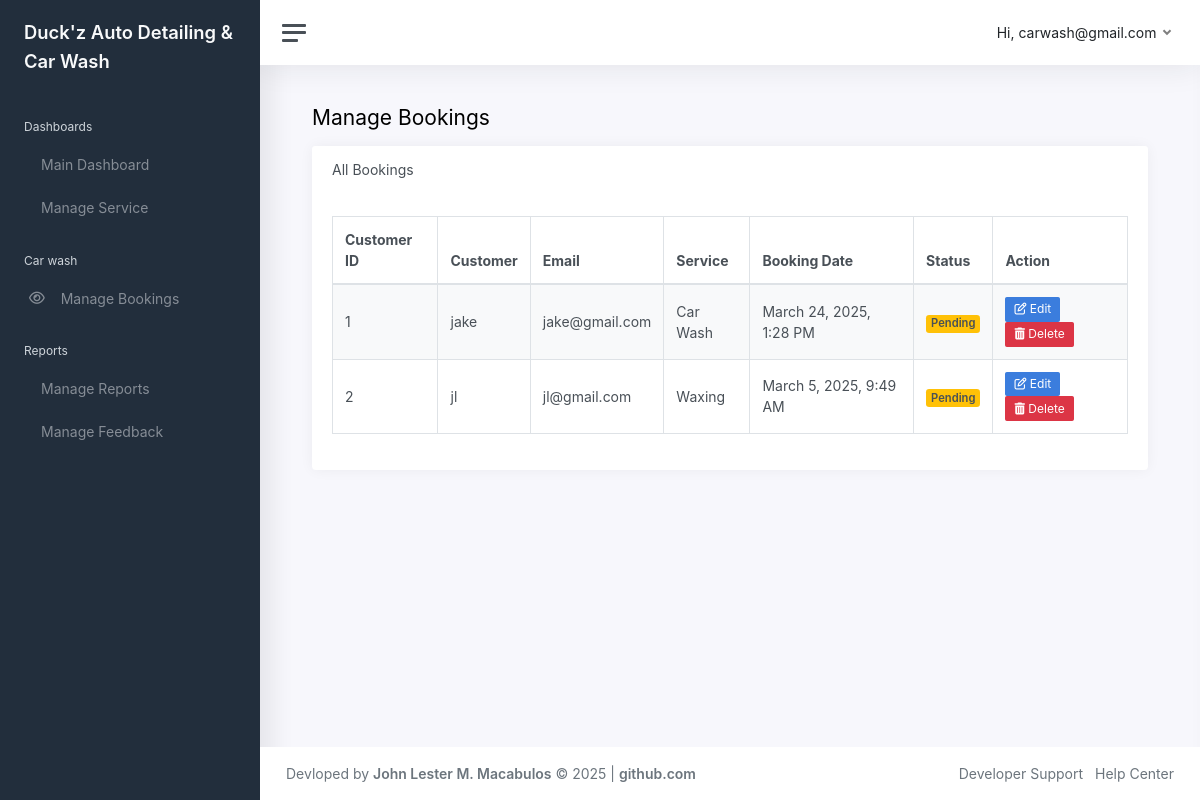
Before: /admin/manage_bookings.php (signed in) with the older database file.
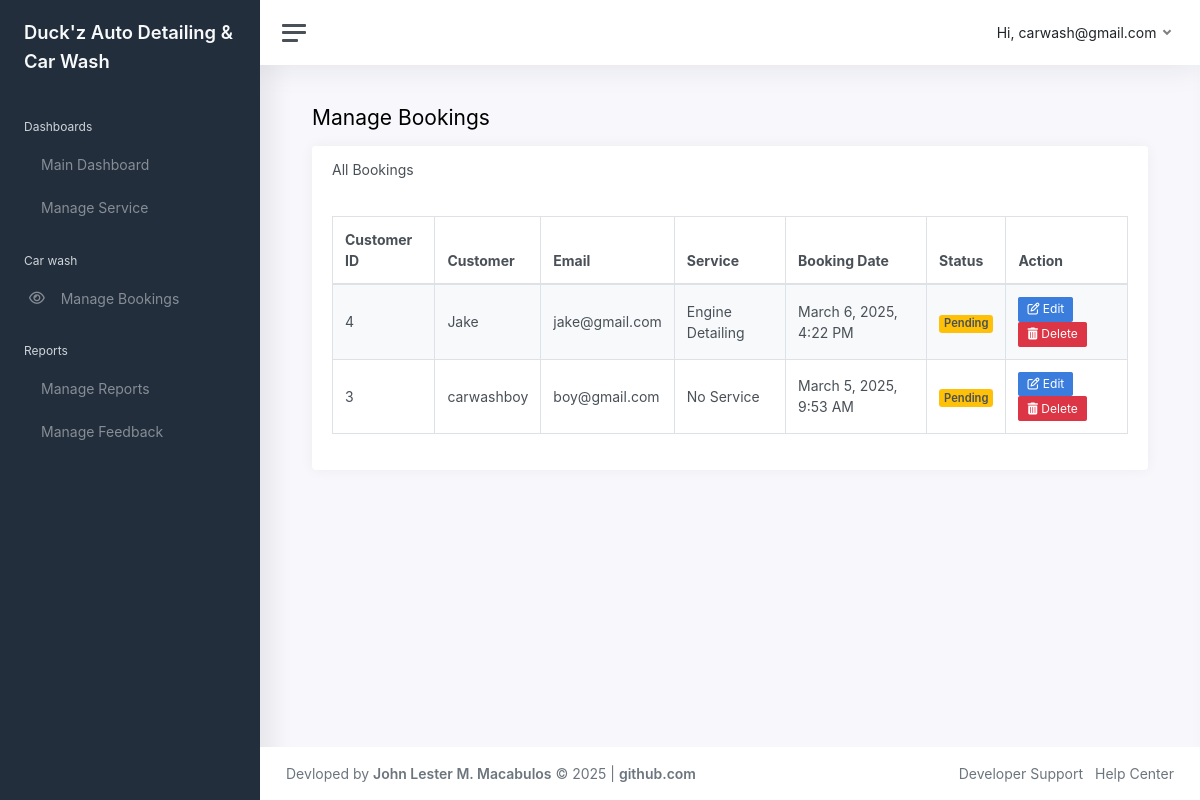
After: the same page with the newer database file.
### tables this page shows
CREATE TABLE `customer` (
  `CustomerID` int(11) NOT NULL,
  `Username` varchar(50) NOT NULL,
  `EmailAddress` varchar(100) NOT NULL,
  `Age` int(11) DEFAULT NULL,
  `Password` varchar(255) NOT NULL,
  `ConfirmPassword` varchar(255) NOT NULL,
  `ProfilePicture` varchar(255) DEFAULT NULL,
  `ServiceID` int(11) DEFAULT NULL,
  `BookingDate` datetime DEFAULT NULL,
  `StatusID` int(11) DEFAULT 1
);

### admin/manage_bookings.php (the view, shortened to what this page needs)
<?php
require_once '../connection/conn.php';
$booking_query = "SELECT c.CustomerID, c.Username AS customer_name, c.EmailAddress AS email,
                         COALESCE(s.ServiceName, 'No Service') AS service, c.BookingDate AS booking_date,
                         COALESCE(st.StatusName, 'Pending') AS status
                  FROM customer c
                  LEFT JOIN service s ON c.ServiceID = s.ServiceID
                  LEFT JOIN status st ON c.StatusID = st.StatusID
                  ORDER BY c.BookingDate DESC";
$bookings = mysqli_query($conn, $booking_query);
?>
<!DOCTYPE html>
<html lang="en">
<head>
    <?php include 'includes/head.php'; ?>
</head>
<body>
<div class="wrapper">
    <?php include 'includes/nav.php'; ?>
    <div class="main">
        <?php include 'includes/navtop.php'; ?>
        <main class="content">
            <div class="container-fluid">
                <h1 class="h3 mb-3">Manage Bookings</h1>
                <div class="card">
                    <div class="card-header">
                        <h5 class="card-title mb-0">All Bookings</h5>
                    </div>
                    <div class="card-body">
                        <table class="table table-bordered table-striped" id="bookingsTable">
                            <thead>
                                <tr>
                                    <th>Customer ID</th>
                                    <th>Customer</th>
                                    <th>Email</th>
                                    <th>Service</th>
                                    <th>Booking Date</th>
                                    <th>Status</th>
                                    <th>Action</th>
                                </tr>
                            </thead>
                            <tbody>
                                <?php while ($row = mysqli_fetch_assoc($bookings)): ?>
                                    <tr>
                                        <td><?php echo htmlspecialchars($row['CustomerID']); ?></td>
                                        <td><?php echo htmlspecialchars($row['customer_name']); ?></td>
                                        <td><?php echo htmlspecialchars($row['email']); ?></td>
                                        <td><?php echo htmlspecialchars($row['service']); ?></td>
                                        <td>
                                            <?php echo !empty($row['booking_date']) ? date('F j, Y, g:i A', strtotime($row['booking_date'])) : 'No Booking Date'; ?>
                                        </td>
                                        <td>
                                            <?php
                                                $status_lower = strtolower($row['status']);
                                                $badge_class = 'secondary';
                                                if ($status_lower == 'pending') {
                                                    $badge_class = 'warning';
                                                } elseif ($status_lower == 'completed') {
                                                    $badge_class = 'success';
                                                } elseif ($status_lower == 'cancelled') {
                                                    $badge_class = 'danger';
                                                }
                                            ?>
                                            <span class="badge bg-<?php echo $badge_class; ?>">
                                                <?php echo htmlspecialchars($row['status']); ?>
                                            </span>
                                        </td>
                                        <td>
                                            <button class="btn btn-primary btn-sm edit-btn" onclick="editBooking(<?php echo $row['CustomerID']; ?>)" data-bs-toggle="modal" data-bs-target="#editBookingModal">
                                                <i class="fa fa-edit"></i> Edit
                                            </button>
                                            <button class="btn btn-danger btn-sm delete-btn" data-id="<?php echo $row['CustomerID']; ?>" data-bs-toggle="modal" data-bs-target="#deleteBookingModal">
                                                <i class="fa fa-trash"></i> Delete
                                            </button>
                                        </td>
                                    </tr>
                                <?php endwhile; ?>
                            </tbody>
                        </table>
                    </div>
                </div>
            </div>
        </main>
        <?php include 'includes/footer.php'; ?>
    </div>
</div>
</body>
</html>

### admin/includes/head.php (shortened to what this page needs)
<head>
	<link href="css/app.css" rel="stylesheet">
	<link rel="stylesheet" type="text/css" href="css/datatables.min.css"/>
</head>

### admin/includes/nav.php
<nav id="sidebar" class="sidebar">
			<div class="sidebar-content js-simplebar">
				<a class="sidebar-brand" href="index.php">
          <span class="align-middle">Duck'z Auto Detailing & Car Wash</span>
        </a>
				<ul class="sidebar-nav">
					<li class="sidebar-header">
						Dashboards
					</li>
					<li class="sidebar-item">
						<a class="sidebar-link" href="dashboard.php">
              <i class="align-middle" data-feather="sliders"></i> <span class="align-middle">Main Dashboard</span>
            </a>
					</li>
					<li class="sidebar-item">
						<a class="sidebar-link" href="manage_services.php">
              <i class="align-middle" data-feather="check-circle"></i> <span class="align-middle">Manage Service</span>
            </a>
					</li>
					<li class="sidebar-header">
						Car wash
					</li>
					<li class="sidebar-item">
						<a class="sidebar-link" href="manage_bookings.php">
              <i class="align-middle fa fa-eye"></i> <span class="align-middle">Manage Bookings</span>
            </a>
					</li>
					<li class="sidebar-header">
						Reports
					</li>
					<li class="sidebar-item">
						<a class="sidebar-link" href="manage_reports.php">
              <i class="align-middle" data-feather="bar-chart-2"></i> <span class="align-middle">Manage Reports</span>
            </a>
					</li>
			<li class="sidebar-item">
						<a class="sidebar-link" href="manage_feedback.php">
              <i class="align-middle" data-feather="bar-chart-2"></i> <span class="align-middle">Manage Feedback</span>
            </a>
					</li>
				</ul>
			</div>
		</nav>

### admin/includes/navtop.php (shortened to what this page needs)
<nav class="navbar navbar-expand navbar-light navbar-bg">
   <a class="sidebar-toggle d-flex">
      <i class="hamburger align-self-center"></i>
   </a>
   <div class="navbar-collapse collapse">
      <ul class="navbar-nav navbar-align">
         <li class="nav-item dropdown">
            <a class="nav-link dropdown-toggle d-none d-sm-inline-block" href="#" data-toggle="dropdown">
               <span class="text-dark">Hi, <?php echo $_SESSION["email"]; ?></span>
            </a>
         </li>
      </ul>
   </div>
</nav>

### admin/includes/footer.php
<footer class="footer">
				<div class="container-fluid">
					<div class="row text-muted">
						<div class="col-6 text-left">
							<p class="mb-0">
								Devloped by <a href="https://github.com/Macabulos" class="text-muted"><strong>John Lester M. Macabulos</strong></a> &copy; <?php echo date("Y");?> | <a href="https://github.com/Macabulos" class="text-muted"><strong>github.com</strong></a>
							</p>
						</div>
						<div class="col-6 text-right">
							<ul class="list-inline">
								<li class="list-inline-item">
									<a class="text-muted" href="https://github.com/Macabulos">Developer Support</a>
								</li>
								<li class="list-inline-item">
									<a class="text-muted" href="mailto:info@w3genesis.com">Help Center</a>
								</li>
							</ul>
						</div>
					</div>
				</div>
			</footer>

Changed rows visible on the page:
removed customer: CustomerID "1", Username "jake", EmailAddress "jake@gmail.com", service "Car Wash", BookingDate "March 24, 2025, 1:28 PM", status "Pending"
removed customer: CustomerID "2", Username "jl", EmailAddress "jl@gmail.com", service "Waxing", BookingDate "March 5, 2025, 9:49 AM", status "Pending"
added customer: CustomerID "4", Username "Jake", EmailAddress "jake@gmail.com", service "Engine Detailing", BookingDate "March 6, 2025, 4:22 PM", status "Pending"
added customer: CustomerID "3", Username "carwashboy", EmailAddress "boy@gmail.com", service "No Service", BookingDate "March 5, 2025, 9:53 AM", status "Pending"
